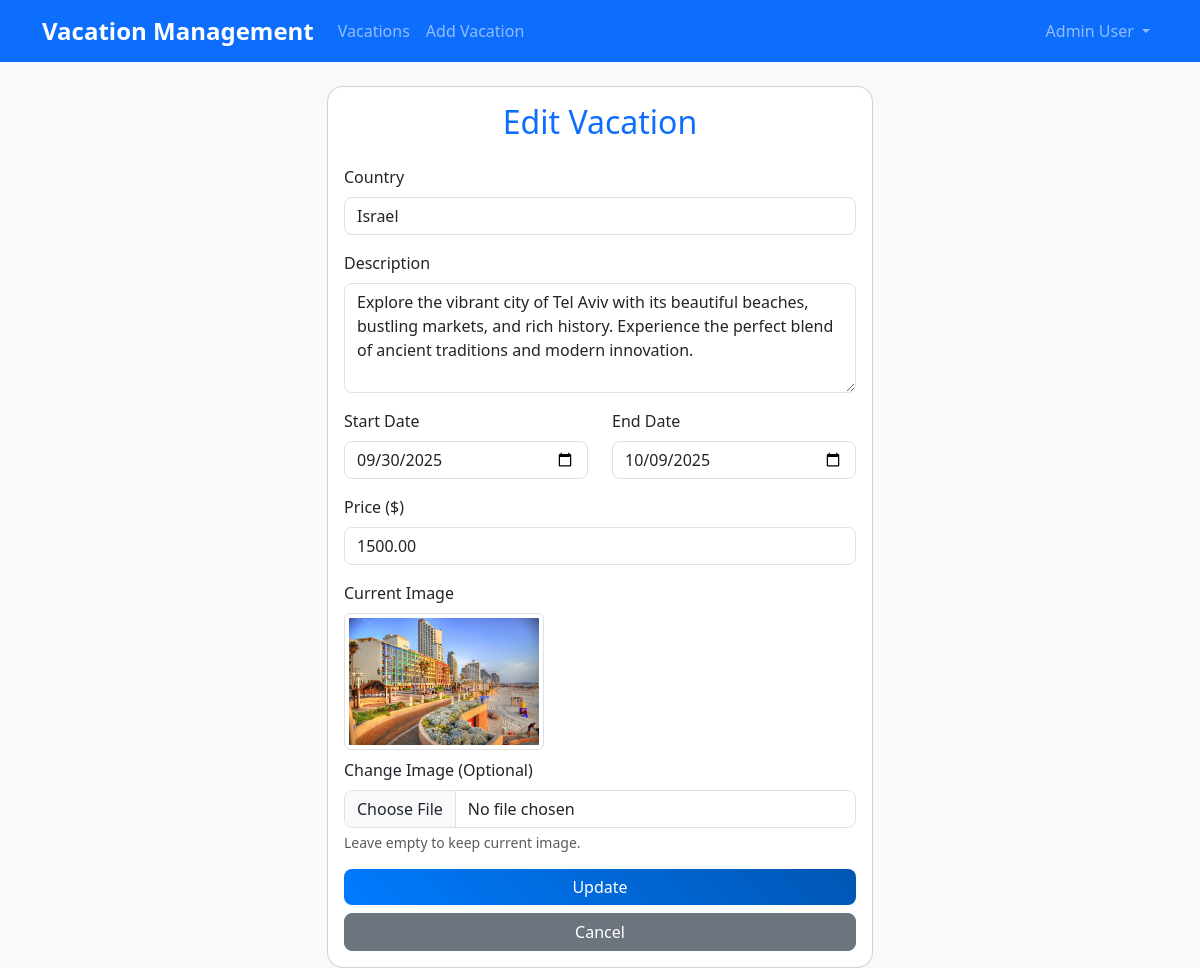
The app's page /edit/1/ (signed in) with its own data.
### vacations/models.py (models this page shows, shortened)
class User(AbstractUser):
    first_name = models.CharField(max_length=50)
    last_name = models.CharField(max_length=50)
    email = models.EmailField(max_length=100, unique=True)
    role = models.ForeignKey(
        Role,
        on_delete=models.CASCADE,
        related_name='users'
    )
    username = None
    USERNAME_FIELD = 'email'
    REQUIRED_FIELDS = ['first_name', 'last_name']
    objects = UserManager()
    @property
    def is_admin(self) -> bool:
        return self.role.role_name == 'admin'
    class Meta:
        db_table = 'users'

class Vacation(models.Model):
    country = models.ForeignKey(
        Country,
        on_delete=models.CASCADE,
        related_name='vacations'
    )
    description = models.TextField()
    start_date = models.DateField()
    end_date = models.DateField()
    price = models.DecimalField(
        max_digits=10,
        decimal_places=2,
        validators=[MinValueValidator(0), MaxValueValidator(10000)]
    )
    image_file = models.CharField(max_length=255)
    class Meta:
        db_table = 'vacations'
        ordering = ['start_date']

### vacations/views.py (the view)
# urls.py: path('edit/<int:vacation_id>/', views.edit_vacation_view, name='edit_vacation'),
@login_required
def edit_vacation_view(request, vacation_id):
    if not request.user.is_admin:
        messages.error(request, 'You do not have permission to access this page.')
        return redirect('vacation_list')
    vacation = get_object_or_404(Vacation, id=vacation_id)
    if request.method == 'POST':
        form = VacationForm(request.POST, request.FILES, instance=vacation)
        if form.is_valid():
            vacation = form.save(commit=False)
            if 'image' in request.FILES:
                image = request.FILES['image']
                filename = f"vacation_images/{image.name}"
                path = default_storage.save(filename, ContentFile(image.read()))
                vacation.image_file = os.path.basename(path)
            vacation.save()
            messages.success(request, 'Vacation updated successfully!')
            return redirect('vacation_list')
        else:
            messages.error(request, 'Please correct the errors below.')
    else:
        form = VacationForm(instance=vacation)
    context = {
        'form': form,
        'vacation': vacation
    }
    return render(request, 'vacations/edit_vacation.html', context)

### vacations/forms.py (shortened to what this page needs)
class VacationForm(forms.ModelForm):
    country = forms.ModelChoiceField(
        queryset=Country.objects.all(),
        widget=forms.Select(attrs={'class': 'form-control'})
    )
    description = forms.CharField(
        widget=forms.Textarea(attrs={'class': 'form-control', 'rows': 4})
    )
    start_date = forms.DateField(
        widget=forms.DateInput(attrs={'type': 'date', 'class': 'form-control'})
    )
    end_date = forms.DateField(
        widget=forms.DateInput(attrs={'type': 'date', 'class': 'form-control'})
    )
    price = forms.DecimalField(
        max_digits=10,
        decimal_places=2,
        min_value=0,
        max_value=10000,
        widget=forms.NumberInput(attrs={'class': 'form-control', 'step': '0.01'})
    )
    image = forms.ImageField(
        required=False,
        widget=forms.FileInput(attrs={'class': 'form-control'})
    )
    class Meta:
        model = Vacation
        fields = ['country', 'description', 'start_date', 'end_date', 'price']

### vacations/models.py (called while the page is built)
    def __str__(self) -> str:
        return self.country_name

### backend/vacations/templates/vacations/edit_vacation.html (shortened to what this page needs)
{% extends 'vacations/base.html' %}
{% block content %}
<div class="row justify-content-center">
    <div class="col-md-8 col-lg-6">
        <div class="card">
            <div class="card-body">
                <h2 class="card-title text-center text-primary mb-4">Edit Vacation</h2>
                <form method="post" enctype="multipart/form-data" novalidate>
                    <div class="mb-3">
                        <label for="{{ form.country.id_for_label }}" class="form-label">Country</label>
                        {{ form.country }}
                    </div>
                    <div class="mb-3">
                        <label for="{{ form.description.id_for_label }}" class="form-label">Description</label>
                        {{ form.description }}
                    </div>
                    <div class="row mb-3">
                        <div class="col-md-6">
                            <label for="{{ form.start_date.id_for_label }}" class="form-label">Start Date</label>
                            {{ form.start_date }}
                        </div>
                        <div class="col-md-6">
                            <label for="{{ form.end_date.id_for_label }}" class="form-label">End Date</label>
                            {{ form.end_date }}
                        </div>
                    </div>
                    <div class="mb-3">
                        <label for="{{ form.price.id_for_label }}" class="form-label">Price ($)</label>
                        {{ form.price }}
                    </div>
                    <div class="mb-3">
                        <label class="form-label">Current Image</label>
                        <div class="mb-2">
                            <img src="/media/images/vacation_images/{{ vacation.image_file }}"
                                 alt="Current vacation image"
                                 class="img-thumbnail"
                                 style="max-width: 200px;">
                        </div>
                        <label for="{{ form.image.id_for_label }}" class="form-label">Change Image (Optional)</label>
                        {{ form.image }}
                        <div class="form-text">Leave empty to keep current image.</div>
                    </div>
                    <div class="d-grid gap-2">
                        <button type="submit" class="btn btn-primary">Update</button>
                        <a href="{% url 'vacation_list' %}" class="btn btn-secondary">Cancel</a>
                    </div>
                </form>
            </div>
        </div>
    </div>
</div>
{% endblock %}

### backend/vacations/templates/vacations/base.html (shortened to what this page needs)
<!DOCTYPE html>
<html lang="en">
<head>
    {% load static %}
    <link href="https://cdn.jsdelivr.net/npm/bootstrap@5.3.0/dist/css/bootstrap.min.css" rel="stylesheet">
    <link href="{% static 'css/style.css' %}" rel="stylesheet">
</head>
<body>
    <nav class="navbar navbar-expand-lg navbar-dark bg-primary">
        <div class="container">
            <a class="navbar-brand" href="{% url 'vacation_list' %}">Vacation Management</a>
            <div class="collapse navbar-collapse" id="navbarNav">
                <ul class="navbar-nav me-auto">
                    {% if user.is_authenticated %}
                        <li class="nav-item">
                            <a class="nav-link" href="{% url 'vacation_list' %}">Vacations</a>
                        </li>
                        {% if user.is_admin %}
                            <li class="nav-item">
                                <a class="nav-link" href="{% url 'add_vacation' %}">Add Vacation</a>
                            </li>
                        {% endif %}
                    {% endif %}
                </ul>
                <ul class="navbar-nav">
                    {% if user.is_authenticated %}
                        <li class="nav-item dropdown">
                            <a class="nav-link dropdown-toggle" href="#" id="navbarDropdown" role="button" data-bs-toggle="dropdown">
                                {{ user.first_name }} {{ user.last_name }}
                            </a>
                        </li>
                    {% endif %}
                </ul>
            </div>
        </div>
    </nav>
    <main class="container mt-4">
        {% block content %}
        {% endblock %}
    </main>
</body>
</html>

### static/css/style.css (style rules this page uses)
body { background-color: #f8f9fa; }
.navbar-brand { font-weight: bold; font-size: 1.5rem; }
.btn { border-radius: 0.5rem; }
.card { border-radius: 1rem; overflow: hidden; }
.form-control, .form-select { border-radius: 0.5rem; }
.btn-primary { background: linear-gradient(45deg, #007bff, #0056b3); border: none; }

### records on screen
User: first_name "Admin", last_name "User"
Vacation: country "Israel", description "Explore the vibrant city of Tel Aviv with its beautiful beaches, bustling markets, and rich history. Experience the perfect blend of ancient traditions and modern innovation.", start_date "09/30/2025", end_date "10/09/2025", price "1500.00", image_file (picture)
